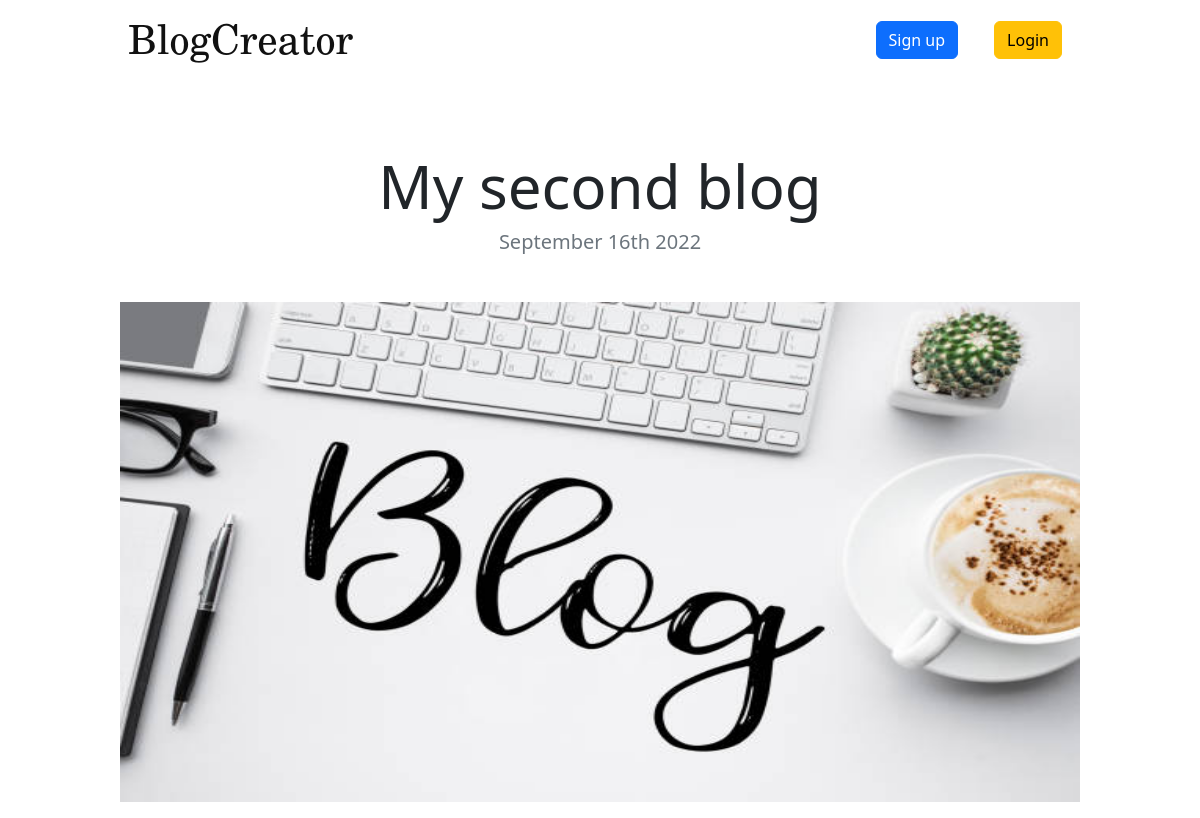
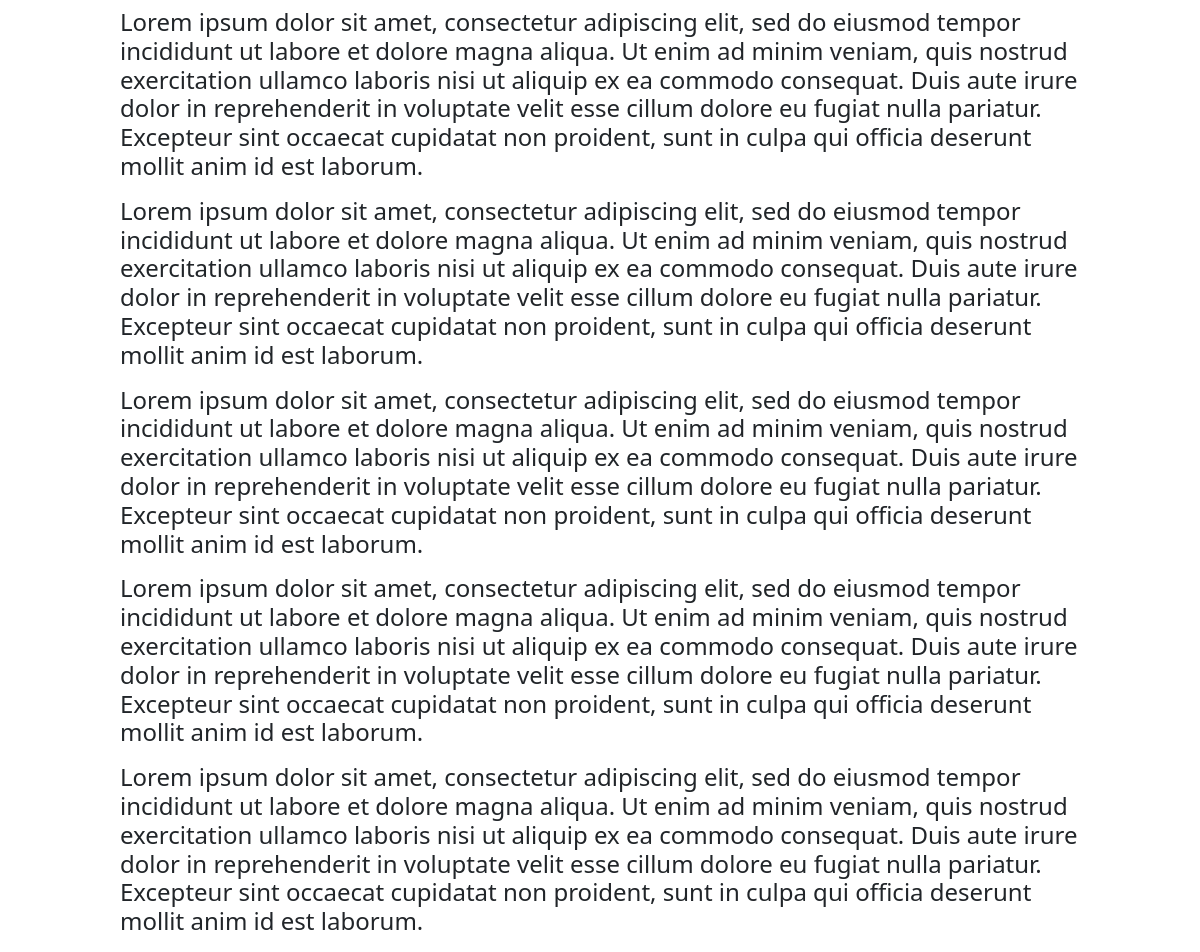
Page /blog/detail/16/ on the committed database (2 pictures, top to bottom).
### blog/models.py (models this page shows, shortened)
class Blog(models.Model):
    title = models.CharField(max_length=100)
    content = models.TextField(blank=True)
    blog_photo = models.ImageField(upload_to='photos/')
    time_create = models.DateTimeField(auto_now_add=True)
    user = models.ForeignKey(User, on_delete=models.CASCADE, null=True)

### blog/views.py (the view)
# urls.py: path('blog/detail/<int:blog_id>/', BlogDetail.as_view(), name='blog_detail'),
class BlogDetail(DetailView):
    model = Blog
    template_name = 'blog/blog_detail.html'
    pk_url_kwarg = 'blog_id'
    def get_queryset(self):
        return Blog.objects.filter(id=self.kwargs['blog_id'])
    def get_context_data(self, *, object_list=None, **kwargs):
        context = super().get_context_data(**kwargs)
        context['title'] = f'Detail blog'
        context['blog'] = self.get_queryset()[0]
        return context

### blog/templates/blog/blog_detail.html
{% extends 'blog/base.html' %}
{% load static %}
{% block content %}
  <div class="detail_text">
    <h1>{{ blog.title }}</h1>
    <h5 class="text-center text-muted mb-5">{{ blog.time_create|date:'F jS Y' }}</h5>
    <div class="photo">
      <img src="{{ blog.blog_photo.url }}" alt="">
    </div>
    <br>
    <h4 class="text">{{ blog.content|linebreaks }}</h4>
  </div>
{% endblock %}

### blog/static/blog/main.css (style rules this page uses)
.detail_text { width: 80%; margin: 0 auto; }
.photo { text-align: center; }
.photo > img { width: 100%; height: 500px; }
.text { text-align: left; }
.detail_text > h1 { font-size: 60px; text-align: center; }

### rows in the picture
Blog: title "My second blog", time_create "September 16th 2022", blog_photo (picture), content "Lorem ipsum dolor sit amet, consectetur adipiscing elit, sed do eiusmod tempor incididunt ut labore et dolore magna aliqua. Ut enim ad minim veniam, quis nostrud exercitation ullamco laboris nisi ut aliquip ex ea commodo consequat. Duis aute irure dolor in reprehenderit in voluptate velit esse cillum dolore eu fugiat nulla pariatur. Excepteur sint occaecat cupidatat non proident, sunt in culpa qui officia deserunt mollit anim id est laborum. Lorem ipsum dolor sit amet, consectetur adipiscing elit, sed do eiusmod tempor incididunt ut labore et dolore magna aliqua. Ut enim ad minim veniam, quis nostrud exercitation ullamco laboris nisi ut aliquip ex ea commodo consequat. Duis aute irure dolor…"
